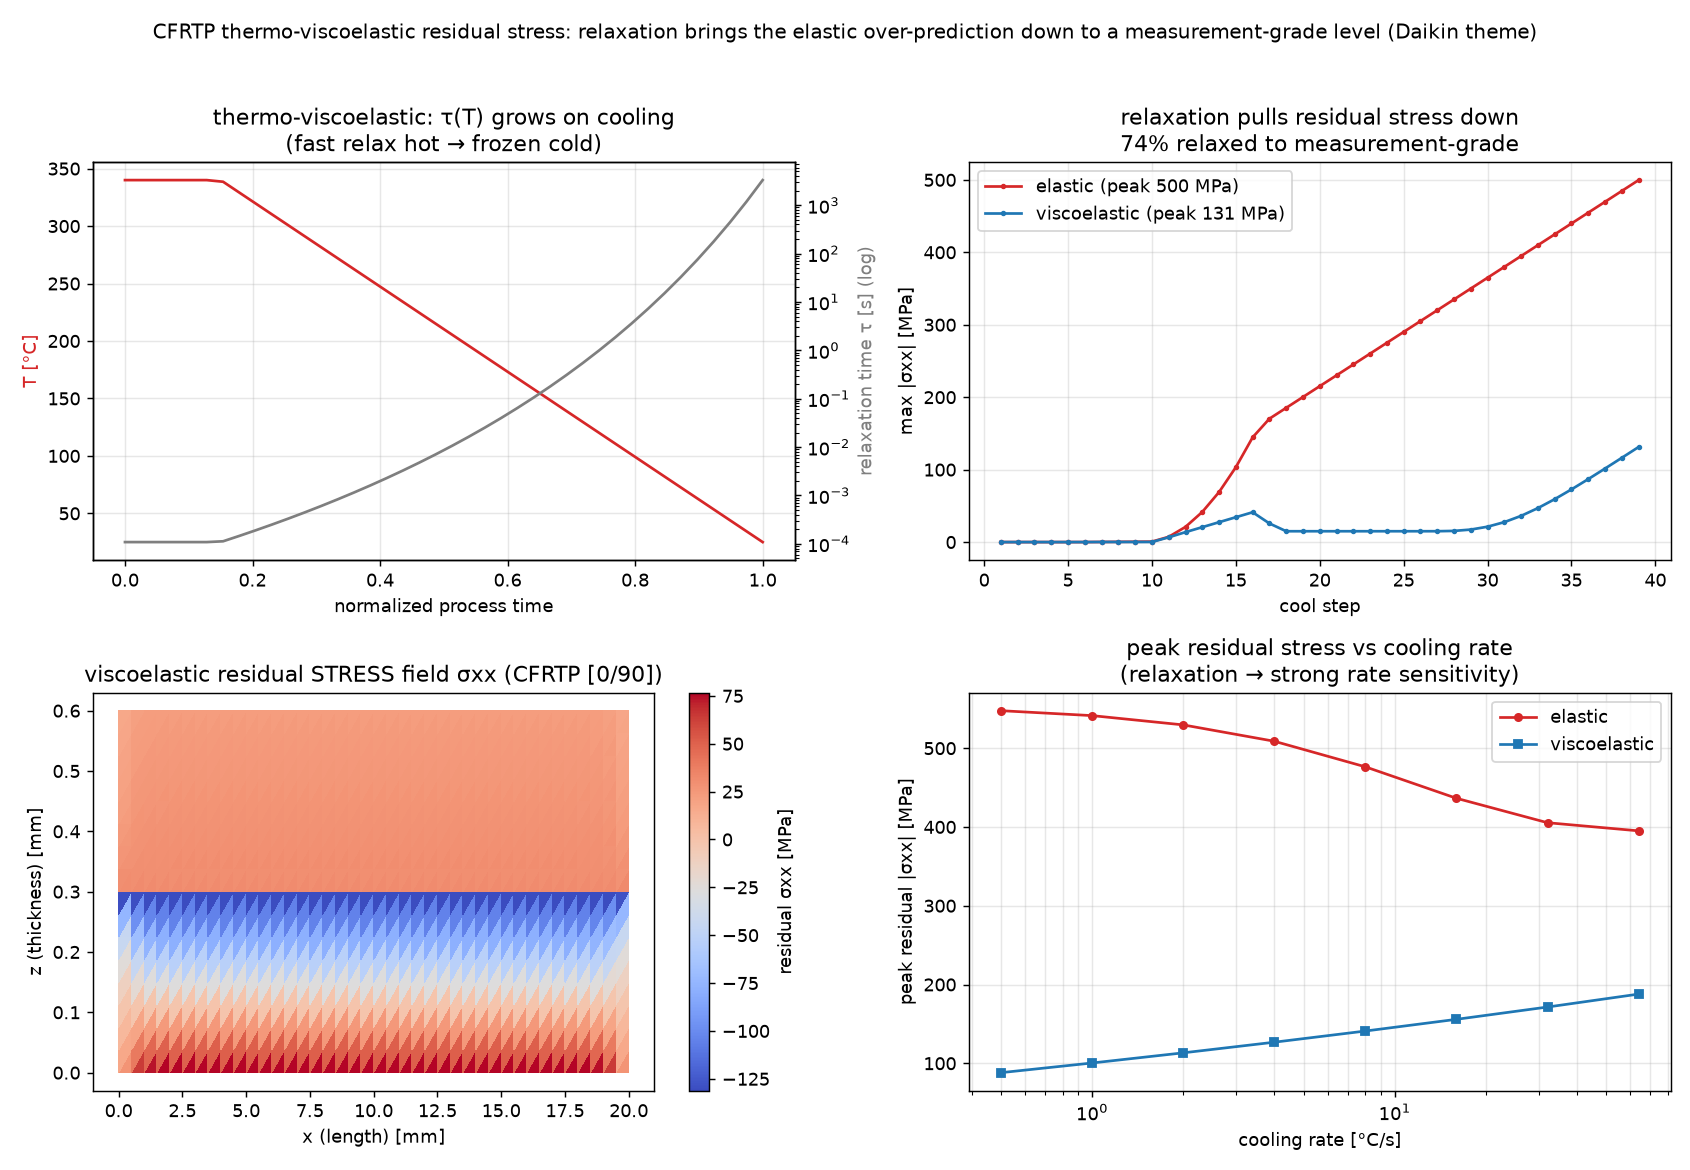

Here is the Python script that generated this plot:
"""cfrtp_viscoelastic_residual_stress.py — add THERMO-VISCOELASTIC STRESS RELAXATION
to the CFRTP residual-stress FE (cfrtp_residual_stress_fe.py) so the residual-stress
magnitude drops from the (over-predicting) purely-elastic value toward a
measurement-grade level, and picks up the extra cooling-rate dependence that
relaxation brings. Daikin/NEDO theme (research/MEMO_cfrp_residual_stress_collab.md).

Why: the elastic (CHILE-like) CFRTP model locks in the full thermal + crystallization
eigenstrain, over-predicting the residual stress (hundreds of MPa). Real thermoplastics
RELAX: above the solidification / glass region the melt flows and stress relaxes fast;
as it cools the relaxation time grows by orders of magnitude (time-temperature
superposition) and the stress freezes in. Only the stress accumulated near/below the
freezing region survives — a much smaller, realistic value.

Model (reduced thermo-viscoelastic, incremental): a single relaxation with an
Arrhenius/WLF-like temperature-dependent relaxation time
    tau(T) = tau0 * exp(Ea_R (1/T - 1/Tref)),
so per cooling step of physical duration dt_i the accumulated element stress relaxes by
exp(-dt_i / tau(T_i)) before the fresh elastic increment is added:
    sigma <- sigma * exp(-dt_i/tau) + g(T) C (deps - deigen).
Physical time makes it cooling-RATE dependent: dt_i = |dT_i| / rate, so faster cooling
leaves less time to relax -> higher residual stress (on top of the crystallinity effect).
Everything else (mesh, kinematics, CFRTP ply, solidification g, crystallinity X and its
shrinkage) is reused from cfrtp_residual_stress_fe.py.

Validated: a single uniform ply contracts freely -> ~0 residual stress (both models).

Shows: relaxation time tau(T) over the cool-down; the residual-stress build-up ELASTIC
vs VISCOELASTIC (relaxation pulls the locked-in stress down to a realistic level); the
viscoelastic residual stress field; and peak residual stress vs cooling rate for both
models (relaxation makes it markedly rate sensitive).

Honest scope: single-relaxation (not a full Prony series), scalar relaxation of the
element stress, illustrative fluoropolymer-CFRTP-like properties and relaxation
parameters; the magnitude is now plausible but still a seed, not calibrated to data.
Physics leads; a process->residual surrogate (cf. ㉑) is the subordinate layer. No ML.

Run:  python3 cfrtp_viscoelastic_residual_stress.py
      python3 cfrtp_viscoelastic_residual_stress.py --help
"""
from __future__ import annotations

import argparse

import numpy as np
import scipy.sparse as sp
import scipy.sparse.linalg as spla

from cfrp_cure_residual_stress_fe import build_mesh, cst_B
from cfrtp_residual_stress_fe import (
    ply_material_cfrtp, solidification, xmax_of_rate, cool_cycle,
    T_MELT, T_ROOM, G0,
)

SEED = 20260726
# thermo-viscoelastic relaxation (reduced, single relaxation time)
TAU0 = 1.0                     # relaxation time at Tref [s]
EA_R = 1.0e4                   # relaxation activation (K); larger = sharper freeze-in
TREF = 120.0                   # freeze-in reference temperature (~fluoropolymer Tg) [C]
HOLD_S = 60.0                  # melt-hold duration [s]


def tau_of_T(Tc):
    return TAU0 * np.exp(EA_R * (1.0 / (Tc + 273.15) - 1.0 / (TREF + 273.15)))


def solve(nx, nz, nstep, rate=5.0, viscoelastic=True, single=False):
    nodes, tris, ply = build_mesh(nx, nz)
    if single:
        ply[:] = 0
    N = len(nodes); ndof = 2 * N
    Bs, areas, Cs, eth, esh = [], [], [], [], []
    for e in range(len(tris)):
        B, area = cst_B(nodes[list(tris[e])])
        C, ath, ash = ply_material_cfrtp(ply[e])
        Bs.append(B); areas.append(area); Cs.append(C); eth.append(ath); esh.append(ash)

    LX = nodes[:, 0].max()
    n00 = np.argmin(nodes[:, 0] ** 2 + nodes[:, 1] ** 2)
    nL0 = np.argmin((nodes[:, 0] - LX) ** 2 + nodes[:, 1] ** 2)
    fixed = [2 * n00, 2 * n00 + 1, 2 * nL0 + 1]
    free = np.setdiff1d(np.arange(ndof), fixed)

    t, T = cool_cycle(nstep)
    s = solidification(T); g = G0 + (1 - G0) * s
    Xf = xmax_of_rate(rate) * s
    # physical time per step: hold steps use HOLD_S, cool steps dt=|dT|/rate
    dt = np.zeros(nstep)
    for i in range(1, nstep):
        dt[i] = HOLD_S / max(np.sum(np.diff(T) == 0), 1) if T[i] == T[i - 1] \
            else abs(T[i] - T[i - 1]) / rate
    sig = np.zeros((len(tris), 3)); eps = np.zeros((len(tris), 3))
    u = np.zeros(ndof); hist = []

    for i in range(1, nstep):
        dT = T[i] - T[i - 1]; dX = Xf[i] - Xf[i - 1]; gi = g[i]
        relax = np.exp(-dt[i] / tau_of_T(T[i])) if viscoelastic else 1.0
        rows, cols, vals = [], [], []; F = np.zeros(ndof)
        for e, tri in enumerate(tris):
            dof = np.array([2 * tri[0], 2 * tri[0] + 1, 2 * tri[1], 2 * tri[1] + 1,
                            2 * tri[2], 2 * tri[2] + 1])
            Ce = gi * Cs[e]
            de = eth[e] * dT + esh[e] * dX
            Ke = areas[e] * (Bs[e].T @ Ce @ Bs[e])
            fe = areas[e] * (Bs[e].T @ Ce @ de)
            for a_ in range(6):
                F[dof[a_]] += fe[a_]
                for b_ in range(6):
                    rows.append(dof[a_]); cols.append(dof[b_]); vals.append(Ke[a_, b_])
        K = sp.csr_matrix((vals, (rows, cols)), shape=(ndof, ndof))
        du = np.zeros(ndof)
        du[free] = spla.spsolve(K[free][:, free].tocsc(), F[free])
        u += du
        for e, tri in enumerate(tris):
            dof = np.array([2 * tri[0], 2 * tri[0] + 1, 2 * tri[1], 2 * tri[1] + 1,
                            2 * tri[2], 2 * tri[2] + 1])
            deps = Bs[e] @ du[dof]
            de = eth[e] * dT + esh[e] * dX
            sig[e] = relax * sig[e] + g[i] * Cs[e] @ (deps - de)   # relax then add
            eps[e] += deps
        hist.append(np.max(np.abs(sig[:, 0])) / 1e6)
    return nodes, tris, sig, eps, t, T, g, Xf, dt, np.array(hist)


def main():
    ap = argparse.ArgumentParser(description=__doc__,
                                 formatter_class=argparse.RawDescriptionHelpFormatter)
    ap.add_argument("--nx", type=int, default=40)
    ap.add_argument("--nz", type=int, default=16)
    ap.add_argument("--nstep", type=int, default=40)
    ap.add_argument("--rate", type=float, default=5.0, help="nominal cooling rate [C/s]")
    ap.add_argument("--out", type=str, default="cfrtp_viscoelastic_residual_stress.png")
    args = ap.parse_args()
    np.random.seed(SEED)

    sig_single = solve(args.nx, args.nz, args.nstep, single=True)[2]
    print(f"[validate] single uniform ply, free contraction: max |sigma_xx| "
          f"{np.max(np.abs(sig_single[:,0]))/1e6:.2e} MPa (should be ~0)")

    _, _, sig_e, _, t, T, g, Xf, dt, hist_e = solve(args.nx, args.nz, args.nstep,
                                                    args.rate, viscoelastic=False)
    nodes, tris, sig_v, eps_v, t, T, g, Xf, dt, hist_v = solve(args.nx, args.nz, args.nstep,
                                                               args.rate, viscoelastic=True)
    pe = np.max(np.abs(sig_e[:, 0])) / 1e6; pv = np.max(np.abs(sig_v[:, 0])) / 1e6
    print(f"CFRTP viscoelastic ([0/90], melt {T_MELT:.0f}->RT, rate {args.rate} C/s):")
    print(f"  peak residual |sigma_xx|: elastic {pe:.0f} MPa -> viscoelastic {pv:.0f} MPa "
          f"({100*(1-pv/pe):.0f}% relaxed to a measurement-grade level)")

    rates = np.array([0.5, 1, 2, 4, 8, 16, 32, 64])
    pe_r, pv_r = [], []
    for r in rates:
        pe_r.append(np.max(np.abs(solve(args.nx, args.nz, args.nstep, r, False)[2][:, 0])) / 1e6)
        pv_r.append(np.max(np.abs(solve(args.nx, args.nz, args.nstep, r, True)[2][:, 0])) / 1e6)
    pe_r = np.array(pe_r); pv_r = np.array(pv_r)
    print(f"  cooling-rate: viscoelastic peak |sigma| {pv_r[0]:.0f}->{pv_r[-1]:.0f} MPa "
          f"over {rates[0]}..{rates[-1]} C/s (relaxation adds rate sensitivity)")

    _plot(args.out, nodes, tris, sig_v, t, T, hist_e, hist_v, rates, pe_r, pv_r, pe, pv)
    print(f"wrote {args.out}")


def _plot(out, nodes, tris, sig_v, t, T, hist_e, hist_v, rates, pe_r, pv_r, pe, pv):
    import matplotlib
    matplotlib.use("Agg")
    import matplotlib.pyplot as plt
    import matplotlib.tri as mtri
    triang = mtri.Triangulation(nodes[:, 0] * 1e3, nodes[:, 1] * 1e3, tris)
    fig, ax = plt.subplots(2, 2, figsize=(13, 9))

    # relaxation time tau(T) over the cool-down
    ax0 = ax[0, 0]; ax0b = ax0.twinx()
    ax0.plot(t, T, "-", color="#d62728", label="T(t)")
    Tk = np.linspace(T_ROOM, T_MELT, 100)
    ax0b.semilogy(t, tau_of_T(T), "-", color="#7f7f7f", label="τ(T) relaxation time")
    ax0.set_xlabel("normalized process time"); ax0.set_ylabel("T [°C]", color="#d62728")
    ax0b.set_ylabel("relaxation time τ [s] (log)", color="#7f7f7f")
    ax0.set_title("thermo-viscoelastic: τ(T) grows on cooling\n(fast relax hot → frozen cold)")
    ax0.grid(True, alpha=0.3)

    # stress build-up: elastic vs viscoelastic
    steps = np.arange(1, len(hist_e) + 1)
    ax[0, 1].plot(steps, hist_e, "-o", ms=2, color="#d62728", label=f"elastic (peak {pe:.0f} MPa)")
    ax[0, 1].plot(steps, hist_v, "-o", ms=2, color="#1f77b4",
                  label=f"viscoelastic (peak {pv:.0f} MPa)")
    ax[0, 1].set_xlabel("cool step"); ax[0, 1].set_ylabel("max |σxx| [MPa]")
    ax[0, 1].set_title(f"relaxation pulls residual stress down\n{100*(1-pv/pe):.0f}% relaxed to measurement-grade")
    ax[0, 1].legend(); ax[0, 1].grid(True, alpha=0.3)

    tp = ax[1, 0].tripcolor(triang, facecolors=sig_v[:, 0] / 1e6, cmap="coolwarm")
    fig.colorbar(tp, ax=ax[1, 0], label="residual σxx [MPa]")
    ax[1, 0].set_title("viscoelastic residual STRESS field σxx (CFRTP [0/90])")
    ax[1, 0].set_xlabel("x (length) [mm]"); ax[1, 0].set_ylabel("z (thickness) [mm]")

    ax[1, 1].semilogx(rates, pe_r, "-o", ms=4, color="#d62728", label="elastic")
    ax[1, 1].semilogx(rates, pv_r, "-s", ms=4, color="#1f77b4", label="viscoelastic")
    ax[1, 1].set_xlabel("cooling rate [°C/s]"); ax[1, 1].set_ylabel("peak residual |σxx| [MPa]")
    ax[1, 1].set_title("peak residual stress vs cooling rate\n(relaxation → strong rate sensitivity)")
    ax[1, 1].legend(); ax[1, 1].grid(True, which="both", alpha=0.3)

    fig.suptitle("CFRTP thermo-viscoelastic residual stress: relaxation brings the elastic "
                 "over-prediction down to a measurement-grade level (Daikin theme)", fontsize=11)
    fig.tight_layout(rect=[0, 0, 1, 0.96])
    fig.savefig(out, dpi=130)


if __name__ == "__main__":
    main()
